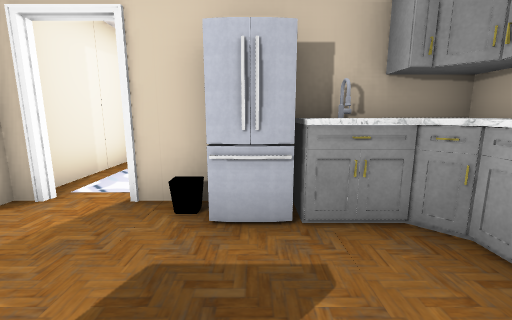
view 1 (above)

15 first-person views from a walk through a Unity game level. The camera is 1.2 m above the floor, tilts 10° down and sees 90° across. Doors are open. The floor is counted in squares, 1 m on a side. Each view is taken from the middle of a square. On the plan, view 1 faces up. The plan holds only what a view shows up to about 12 squares ahead; the rest is blank. The player character is not drawn. Some surface patterns are stand-ins.

view 2
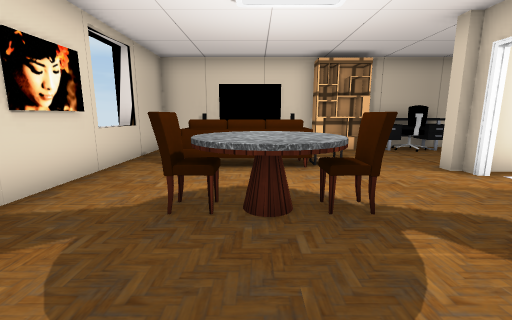

view 3
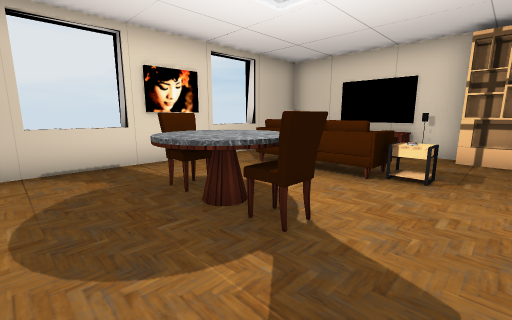

view 4
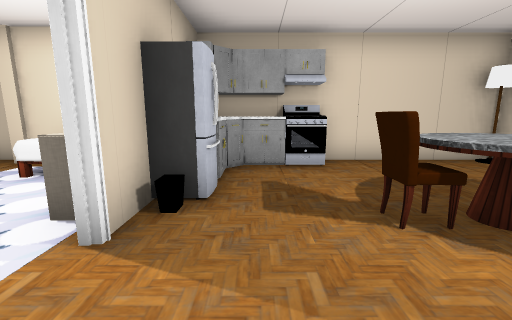

view 5
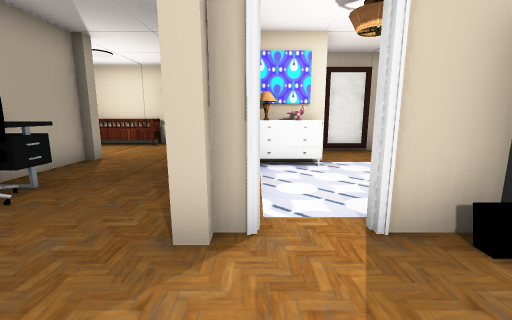

view 6
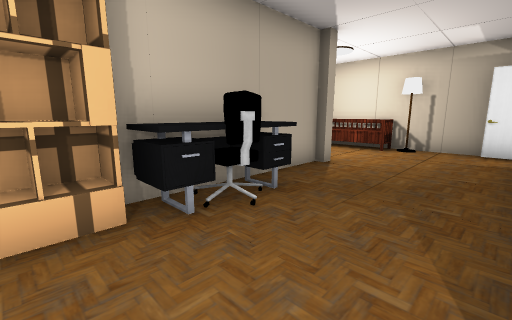

view 7
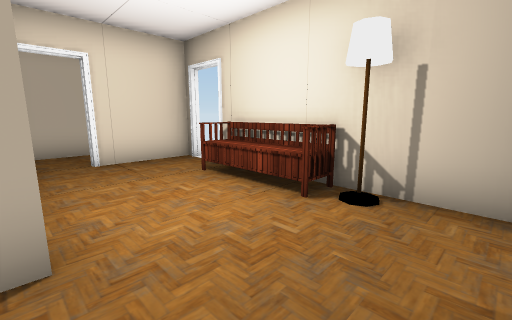

view 8
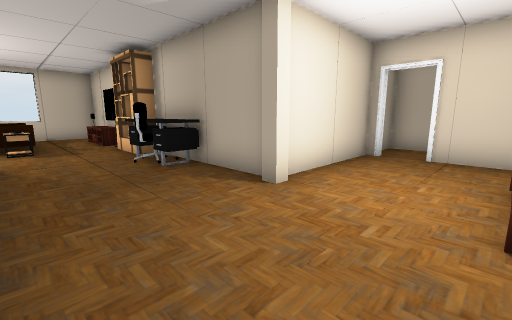

view 9
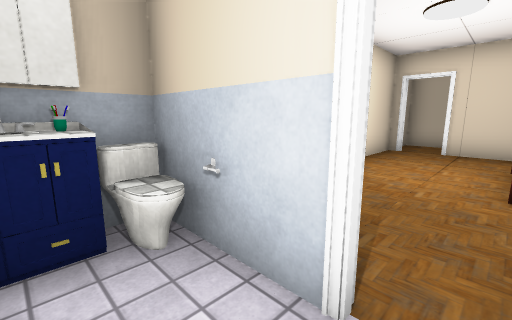

view 10
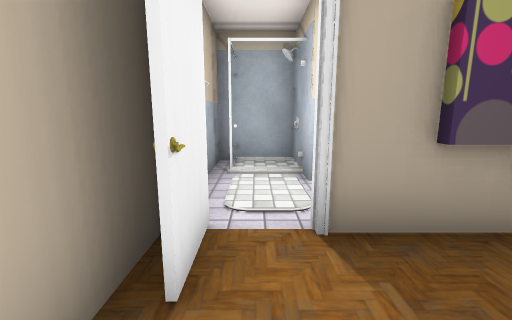

view 11
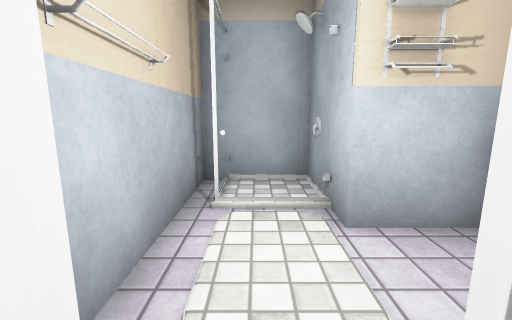

view 12
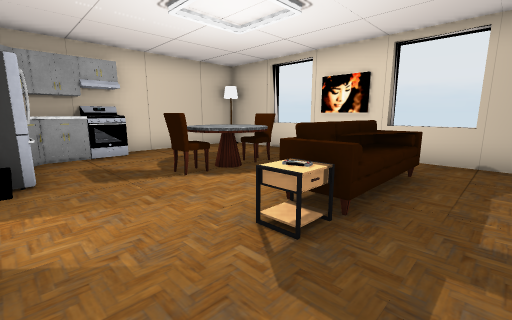

view 13
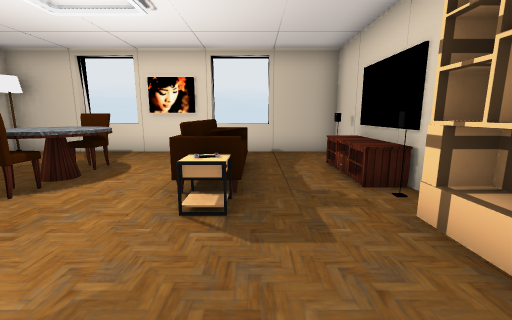

view 14
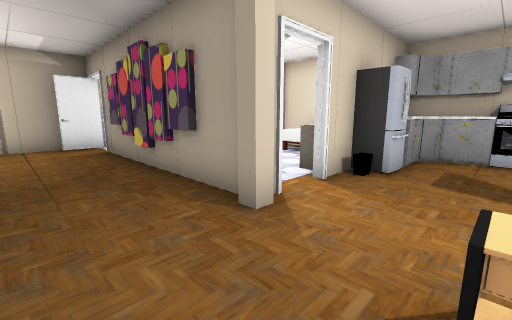

view 15
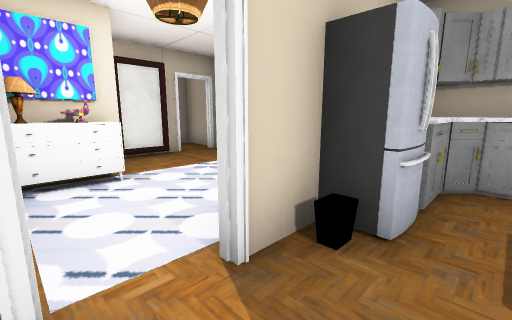

### Floor plan
Points are (right, up) in squares from view 1. A wall is a line through its corners. A room is listed if a view was taken in it or the views show most of it. See-through windows are left out.
Room 1 (views 1, 2, 3, 4, 5, 6, 7, 8, 9, 10, 11, 12, 13, 14, 15)
walls: (-3, 3.5) (-3.5, 3.5); (-3.5, 4.4) (-3.5, 6.4); (-3.3, 6.5) (-3.3, 4.4); (-1.1, 7.7) (-1.6, 7.7); (-1.4, 8.5) (-1.4, 10); (-3.5, 9.4) (-3.5, 10.5); (-7.6, 1.1) (-7.6, -0.5); (2.4, 6.3) (2.4, 7.5); (-7.6, 7.9) (-7.6, 2.8); (-0.8, 10) (-0.8, 11.6); (-3.3, 10.5) (-3.3, 9.5); (1.4, 9.8) (0.7, 9.8); (-3.3, 11.5) (-4.7, 11.5); (-7.6, -2.4) (-7.6, -4.4) (2.9, -4.4) (2.9, 3.5); (-3.5, 12) (-10.4, 12); (-1, 12) (-3.2, 12); (2.9, 9.8) (2.4, 9.8); (-1.2, -4.4) (-1.2, -5); (-5.4, -4.4) (-5.4, -5); (-3.5, -5) (-3.5, -4.4); (-11.9, 7.9) (-8, 7.9); (0.7, -5) (0.7, -4.4); (-11.9, 12) (-11.9, 9.4)
ways out: open door at (-12, 9); open door at (-11, 12); open door at (-3, 3)
objects: bench (-10, 11) to (-7, 11); shelf (-8, 1) to (-7, 3); other object (-7, -3); table (-7, -2) to (-7, 0); chair (-7, 4); other object (-7, 5); pillar (-7, 8); other object (-6, 12); sofa (-5, -3) to (-4, 0); table (-5, 0) to (-4, 1); pillar (-4, 3); painting (-4, 6); other object (-3, 4) to (0, 7); other object (-3, 7) to (-1, 7); other object (-3, 8) to (-3, 9); table (-2, -1) to (0, 0); painting (-2, 8); chair (-1, -2); chair (-1, 0); fridge (0, 3); cabinet (1, 2) to (2, 3); other object (1, 4) to (2, 4); other object (1, 6) to (1, 7); other object (2, -4); stove (2, 0) to (2, 1); pillar (2, 8)
Room 2 (no view inside)
walls: (0.7, 9.8) (0.7, 12) (-1, 12); (-1.4, 10) (0.7, 10)

Positions as (right, up) in squares from view 1, and headings:
1: (0, 0), facing up
2: (2, -1), facing left
3: (1, 2), facing down-left
4: (-4, 2), facing right
5: (-3, 1), facing up
6: (-4, 2), facing up-left
7: (-5, 8), facing up-left
8: (-4, 11), facing down-left
9: (-2, 11), facing down-left
10: (-6, 11), facing right
11: (-4, 11), facing right
12: (-6, 3), facing down-right
13: (-5, 4), facing down
14: (-6, 1), facing up-right
15: (-3, 2), facing up-right
